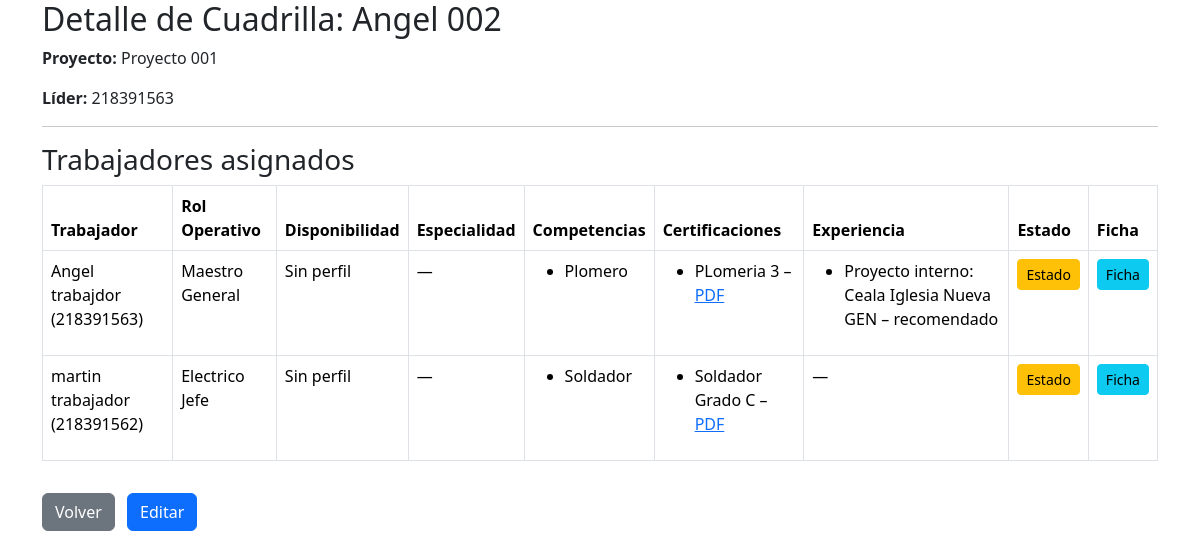
/personal/cuadrilla/16/, run on an earlier commit of the app's database.
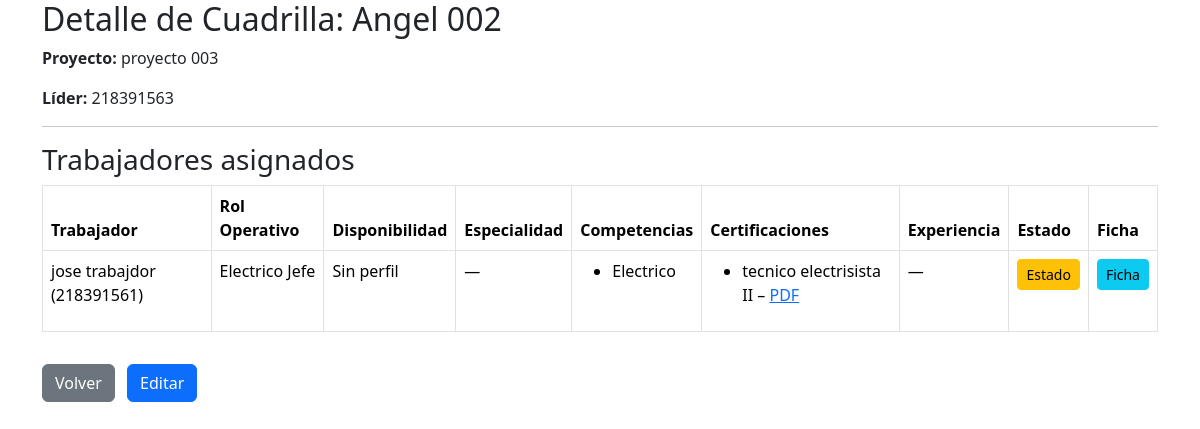
And on a later commit of the database.
### personal/models.py (models this page shows, shortened)
class Cuadrilla(models.Model):
    nombre = models.CharField(max_length=100)
    proyecto = models.ForeignKey(Proyecto, on_delete=models.CASCADE, related_name='cuadrillas', null=True, blank=True)
    lider = models.ForeignKey(User, on_delete=models.SET_NULL, null=True, blank=True, related_name='cuadrillas_lideradas')

class Asignacion(models.Model):
    trabajador = models.ForeignKey(User, on_delete=models.CASCADE)
    cuadrilla = models.ForeignKey(Cuadrilla, on_delete=models.CASCADE, related_name='asignaciones')
    rol = models.ForeignKey(Rol, on_delete=models.SET_NULL, null=True, blank=True)

class Rol(models.Model):
    nombre = models.CharField(max_length=50)

class CompetenciaTrabajador(models.Model):
    NIVEL_CHOICES = [
        ('basico', 'Básico'),
        ('intermedio', 'Intermedio'),
        ('avanzado', 'Avanzado'),
        ('experto', 'Experto'),
    ]
    trabajador = models.ForeignKey(Trabajador, on_delete=models.CASCADE, related_name='competencias')
    nombre = models.CharField(max_length=100)
    nivel = models.CharField(max_length=20, choices=NIVEL_CHOICES, default='basico')
    fecha_adquisicion = models.DateField(null=True, blank=True)
    class Meta:
        unique_together = ('trabajador', 'nombre')

class CertificacionTrabajador(models.Model):
    trabajador = models.ForeignKey(Trabajador, on_delete=models.CASCADE, related_name='certificaciones_trabajador')
    nombre = models.CharField(max_length=150)
    entidad = models.CharField(max_length=150, blank=True, null=True)
    archivo = models.FileField(upload_to='certificaciones/', blank=True, null=True)
    fecha_emision = models.DateField()
    fecha_expiracion = models.DateField(null=True, blank=True)

class ExperienciaTrabajador(models.Model):
    trabajador = models.ForeignKey(Trabajador, on_delete=models.CASCADE, related_name='experiencias_trabajador')
    proyecto = models.CharField(max_length=150, blank=True, null=True)
    empresa_externa = models.CharField(max_length=150, blank=True, null=True)
    rol = models.CharField(max_length=100, blank=True, null=True)
    fecha_inicio = models.DateField(null=True, blank=True)
    fecha_termino = models.DateField(null=True, blank=True)
    calificacion = models.CharField(max_length=20, choices=[('no_recomendado','No recomendado'),('recomendado','Recomendado'),('muy_recomendado','Muy recomendado')], blank=True, null=True)

### proyectos/models.py (models this page shows, shortened)
class Proyecto(models.Model):
    nombre = models.CharField(max_length=100)
    descripcion = models.TextField(blank=True)
    TIPO_CHOICES = [
        ('construccion', 'Construcción'),
        ('mantenimiento', 'Mantenimiento'),
        ('instalacion', 'Instalación'),
        ('otro', 'Otro'),
    ]
    tipo = models.CharField(max_length=30, choices=TIPO_CHOICES, default='otro')
    COMPLEJIDAD_CHOICES = [
        ('baja', 'Baja'),
        ('media', 'Media'),
        ('alta', 'Alta'),
    ]
    complejidad = models.CharField(max_length=10, choices=COMPLEJIDAD_CHOICES, default='media')
    fecha_inicio = models.DateField()
    fecha_termino = models.DateField(null=True, blank=True)
    jefe = models.ForeignKey(User, on_delete=models.CASCADE, related_name='proyectos')
    activo = models.BooleanField(default=True)

### personal/views.py (the view)
def detalle_cuadrilla(request, cuadrilla_id):
    cuadrilla = get_object_or_404(Cuadrilla, id=cuadrilla_id)
    asignaciones = Asignacion.objects.filter(cuadrilla=cuadrilla)
    users = [a.trabajador for a in asignaciones]
    trabajadores = Trabajador.objects.filter(user__in=users)
    perfiles = TrabajadorPerfil.objects.filter(user__in=users)
    competencias = CompetenciaTrabajador.objects.filter(trabajador__in=trabajadores)
    certificaciones = CertificacionTrabajador.objects.filter(trabajador__in=trabajadores)
    experiencias = ExperienciaTrabajador.objects.filter(trabajador__in=trabajadores)
    perfil_map = {p.user_id: p for p in perfiles}
    comp_map = {}
    for c in competencias:
        user_id = c.trabajador.user_id
        comp_map.setdefault(user_id, []).append(c)
    cert_map = {}
    for c in certificaciones:
        user_id = c.trabajador.user_id
        cert_map.setdefault(user_id, []).append(c)
    exp_map = {}
    for e in experiencias:
        user_id = e.trabajador.user_id
        exp_map.setdefault(user_id, []).append(e)
    return render(request, "detalle_cuadrilla.html", {
        "cuadrilla": cuadrilla,
        "asignaciones": asignaciones,
        "perfil_map": perfil_map,
        "comp_map": comp_map,
        "cert_map": cert_map,
        "exp_map": exp_map,
        "can_manage": request.user.is_authenticated and request.user.groups.filter(name='JefeProyecto').exists(),
        "cuadrillas": Cuadrilla.objects.all(),
    })

### core/context_processors.py (called while the page is built)
def notificaciones_no_leidas(request):
    if request.user.is_authenticated:
        return {
            "notifs_no_leidas": request.user.notificaciones.filter(leida=False).count()
        }
    return {"notifs_no_leidas": 0}

### personal/templatetags/custom_tags.py (called while the page is built)
@register.filter
def get_item(dictionary, key):
    return dictionary.get(key)

### personal/templates/detalle_cuadrilla.html (shortened to what the changed rows need)
{% extends 'base.html' %}
{% load custom_tags %}
{% block content %}
<h2>Detalle de Cuadrilla: {{ cuadrilla.nombre }}</h2>
<p><strong>Proyecto:</strong>
    {% if cuadrilla.proyecto %}
        {{ cuadrilla.proyecto.nombre }}
    {% else %}
        <em>Sin proyecto asignado</em>
    {% endif %}
</p>
<p><strong>Líder:</strong>
    {% if cuadrilla.lider %}
        {{ cuadrilla.lider.username }}
    {% else %}
        <em>Sin líder asignado</em>
    {% endif %}
</p>
<hr>
<h3>Trabajadores asignados</h3>
{% if asignaciones %}
<table class="table table-bordered">
    <thead>
        <tr>
            <th>Trabajador</th>
            <th>Rol Operativo</th>
            <th>Disponibilidad</th>
            <th>Especialidad</th>
            <th>Competencias</th>
            <th>Certificaciones</th>
            <th>Experiencia</th>
            <th>Estado</th>
            <th>Ficha</th>
        </tr>
    </thead>
    <tbody>
    {% for a in asignaciones %}
        {% with user=a.trabajador perfil=perfil_map|get_item:user.id %}
        <tr>
            <td>{{ user.first_name }} {{ user.last_name }} ({{ user.username }})</td>
            <td>
                {% if a.rol %}
                    {{ a.rol.nombre }}
                {% else %}
                    Sin rol
                {% endif %}
            </td>
            <td>
                {% if perfil %}
                    {{ perfil.estado_efectivo }}
                {% else %}
                    Sin perfil
                {% endif %}
            </td>
            <td>
                {% if perfil and perfil.especialidad %}
                    {{ perfil.especialidad }}
                {% else %}
                    —
                {% endif %}
            </td>
            <td>
                {% if comp_map|get_item:user.id %}
                    <ul>
                        {% for c in comp_map|get_item:user.id %}
                            <li>{{ c.nombre }} {% if c.certificada %}(Certificada){% endif %}</li>
                        {% endfor %}
                    </ul>
                {% else %}
                    —
                {% endif %}
            </td>
            <td>
                {% if cert_map|get_item:user.id %}
                    <ul>
                        {% for cert in cert_map|get_item:user.id %}
                            <li>{{ cert.nombre }}
                                {% if cert.archivo %}
                                    – <a href="{{ cert.archivo.url }}" target="_blank">PDF</a>
                                {% endif %}
                            </li>
                        {% endfor %}
                    </ul>
                {% else %}
                    —
                {% endif %}
            </td>
            <td>
                {% if exp_map|get_item:user.id %}
                    <ul>
                                {% for exp in exp_map|get_item:user.id %}
                                    <li>
                                        {% if exp.proyecto %}
                                            Proyecto interno: {{ exp.proyecto }}
                                        {% else %}
                                            Externo: {{ exp.proyecto_externo }}{% if exp.empresa_externa %} ({{ exp.empresa_externa }}){% endif %}
                                        {% endif %}
                                        – {{ exp.calificacion }}
                                    </li>
                                {% endfor %}
                    </ul>
                {% else %}
                    —
                {% endif %}
            </td>
            <td>
                {% if user.trabajador_profile %}
                    <a href="{% url 'personal:editar_estado_trabajador' user.trabajador_profile.id %}"
                       class="btn btn-sm btn-warning">Estado</a>
                {% else %}
                    <em>Sin perfil</em>
                {% endif %}
            </td>
            <td>
                {% if user.trabajador_profile %}
                    <a href="{% url 'personal:detalle_trabajador' user.trabajador_profile.id %}"
                       class="btn btn-sm btn-info">Ficha</a>
                {% else %}
                    <em>Sin ficha</em>
                {% endif %}
            </td>
        </tr>
        {% endwith %}
    {% endfor %}
    </tbody>
</table>
{% else %}
<p>No hay trabajadores asignados.</p>
{% endif %}
<a href="{% url 'proyectos:panel' %}" class="btn btn-secondary mt-3">Volver</a>
<a href="{% url 'personal:editar_cuadrilla' cuadrilla.id %}" class="btn btn-primary mt-3 ms-2">Editar</a>
{% endblock %}

What changed in the data, as far as the page shows it:
removed Asignacion: trabajador.first_name "Angel", trabajador.last_name "trabajdor", trabajador.username "218391563", rol.nombre "Maestro General"
no longer on this page (row unchanged): CompetenciaTrabajador: nombre "Plomero", shown under "Angel"
no longer on this page (row unchanged): CertificacionTrabajador: nombre "PLomeria 3", shown under "Angel"
no longer on this page (row unchanged): ExperienciaTrabajador: proyecto "Ceala Iglesia Nueva GEN", calificacion "recomendado"
removed Asignacion: trabajador.first_name "martin", trabajador.last_name "trabajador", trabajador.username "218391562", rol.nombre "Electrico Jefe"
no longer on this page (row unchanged): CompetenciaTrabajador: nombre "Soldador", shown under "martin"
no longer on this page (row unchanged): CertificacionTrabajador: nombre "Soldador Grado C", shown under "martin"
changed Cuadrilla: proyecto.nombre "Proyecto 001" → "proyecto 003"
now on this page (row edited): Asignacion: trabajador.first_name "jose", trabajador.last_name "trabajdor", trabajador.username "218391561", rol.nombre "Electrico Jefe"
now on this page (row unchanged): CompetenciaTrabajador: nombre "Electrico", shown under "jose"
now on this page (row unchanged): CertificacionTrabajador: nombre "tecnico electrisista II", shown under "jose"
